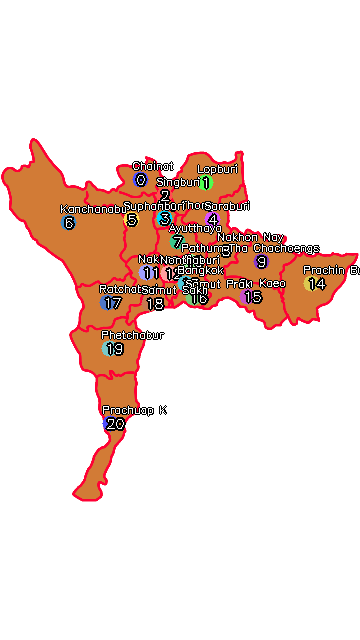
#> input picture scripts/debug_central.png, 360 x 640 px, given in place of thailand-map.png, which was not available
$ python debug_polygons.py
#> lines starting #> are read from the running program, lines starting #| are printed output that depends on the picture; after the words box and inside, x2 and y2 are one past the last pixel; in counts of white or black regions, pixels touching at a corner belong together; pictures that were not available may be replaced by others from this repository, and a replacement may not be noted
"""
Debug script: visualize extracted polygons overlaid on the actual image
This helps verify if the extracted regions match the new map images
"""

import cv2
import numpy as np
import os

# Use absolute path
SCRIPT_DIR = os.path.dirname(os.path.abspath(__file__))
IMG_PATH = os.path.join(SCRIPT_DIR, "..", "public", "thailand-map.png")

# Load image
img = cv2.imread(IMG_PATH)
#> img is the input picture: shape (640, 360, 3); mean B, G, R 217.8, 224.3, 240.9
if img is None:
    print(f"ERROR: Cannot read image at {IMG_PATH}")
    exit(1)

H, W = img.shape[:2]
#> H = 640; W = 360
VW = 100.0
VH = round(100.0 * H / W, 2)
#> VH = 177.8

print(f"Image: {W}x{H}")
#| Image: 360x640
print(f"ViewBox: 0 0 {VW} {VH}\n")
#| ViewBox: 0 0 100.0 177.78

def vb_to_px(vb_x, vb_y):
    """Convert viewBox coordinates to pixel coordinates"""
    px_x = int(vb_x * W / VW)
    px_y = int(vb_y * H / VH)
    return px_x, px_y

# Polygon points from TypeScript (the NEW values we just set)
regions = [
    {
        "id": "central",
        "name": "ภาคกลาง",
        "color": (54, 123, 210),  # BGR format
        "points": "48.82,62.5 45.9,64.03 41.39,62.71 38.54,67.08 35.35,63.33 34.38,64.65 30.9,64.38 31.6,66.81 28.75,68.33 26.32,66.88 22.71,67.43 17.78,60.56 18.12,63.54 13.47,65.42 14.58,70.49 22.36,78.2 25.49,84.65 23.68,89.86 25.28,94.31 27.57,95.77 29.51,105.35 24.24,112.99 25.0,113.89 27.78,113.47 27.36,111.6 33.33,100.28 33.61,86.18 40.14,84.31 44.17,85.35 47.15,83.68 53.06,88.33 55.83,86.53 59.03,87.36 65.9,78.06 57.43,77.92 54.58,74.93 47.22,73.89 46.67,70.7 49.58,69.17"
    },
    {
        "id": "southern",
        "name": "ภาคใต้",
        "color": (131, 30, 13),  # BGR format
        "points": "23.61,113.68 19.65,117.57 16.88,130.7 15.0,132.36 15.21,137.57 13.75,137.64 13.54,145.07 15.28,145.97 15.42,144.31 17.64,143.4 19.03,147.36 22.92,148.47 22.15,150.9 24.79,151.74 26.11,154.79 28.61,156.04 28.19,157.57 30.63,158.2 29.24,161.39 34.86,165.49 35.83,163.27 38.19,165.63 42.71,166.18 43.12,168.47 46.6,168.47 46.39,172.85 44.93,174.03 47.01,175.77 51.11,172.36 52.92,174.1 55.28,173.27 57.43,168.96 50.83,161.74 44.17,161.81 35.56,155.35 34.72,150.97 37.57,153.2 35.76,143.4 32.64,142.22 31.6,133.61 27.92,133.47 26.6,134.86 24.17,133.96 23.12,124.03 24.44,122.57 23.19,121.04 27.64,114.72"
    }
]

# Create overlay image
overlay = img.copy()
debug_img = img.copy()

for region in regions:
    # Parse points
    points_str = region["points"]
    coords = [float(x) for x in points_str.replace(",", " ").split()]

    # Convert to pixel coordinates
    pts_px = []
    for i in range(0, len(coords), 2):
        px_x, px_y = vb_to_px(coords[i], coords[i+1])
        pts_px.append([px_x, px_y])

    pts_array = np.array(pts_px, dtype=np.int32)

    # Draw filled polygon on overlay
    cv2.fillPoly(overlay, [pts_array], region["color"])

    # Draw outline on debug image
    cv2.polylines(debug_img, [pts_array], True, (0, 255, 0), 3)

    # Draw vertices
    for pt in pts_px:
        cv2.circle(debug_img, tuple(pt), 5, (0, 0, 255), -1)

    print(f"✓ Drew {region['name']} with {len(pts_px)} points")
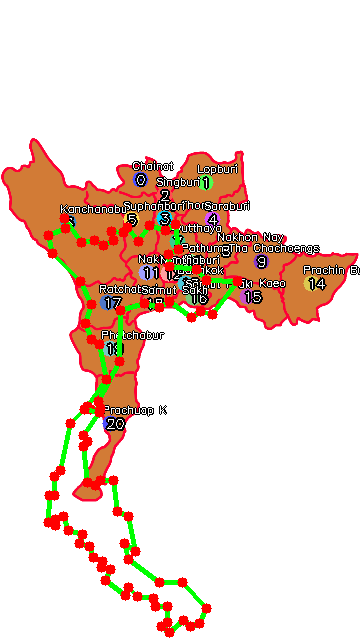
#> debug_img: shape (640, 360, 3); 4.34% of pixels changed, all inside (x1, y1, x2, y2) = (43, 213, 243, 638)
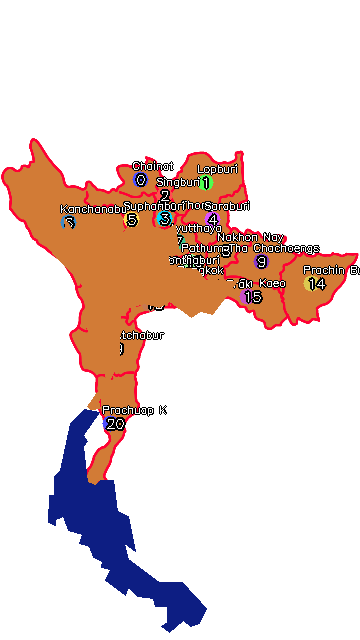
#> overlay: shape (640, 360, 3); 6.29% of pixels changed, all inside (x1, y1, x2, y2) = (48, 218, 238, 633)

# Blend overlay with original
result = cv2.addWeighted(img, 0.6, overlay, 0.4, 0)
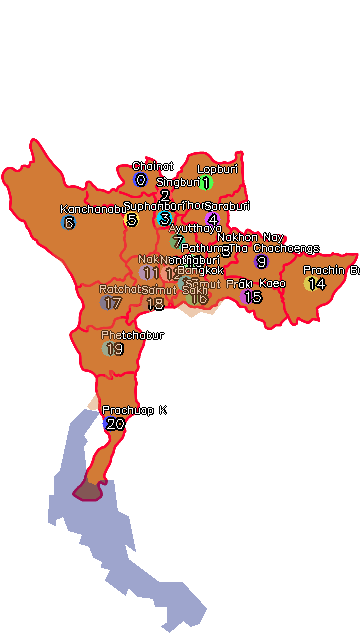
#> result: shape (640, 360, 3); mean B, G, R 215.6, 221.2, 237.5

# Save debug images in the scripts folder
output_blend = os.path.join(SCRIPT_DIR, "debug_polygon_blend.png")
output_outline = os.path.join(SCRIPT_DIR, "debug_polygon_outline.png")

cv2.imwrite(output_blend, result)
cv2.imwrite(output_outline, debug_img)

print(f"\n{'='*70}")
print("DEBUG IMAGES SAVED:")
print(f"  1. {output_blend}")
print(f"     - Shows polygons blended with the map")
print(f"  2. {output_outline}")
print(f"     - Shows polygon outlines and vertices")
print(f"\n✓ Open these images to verify the extracted regions match your new map!")
print("="*70)

$ run again, on scripts/debug_eastern.png
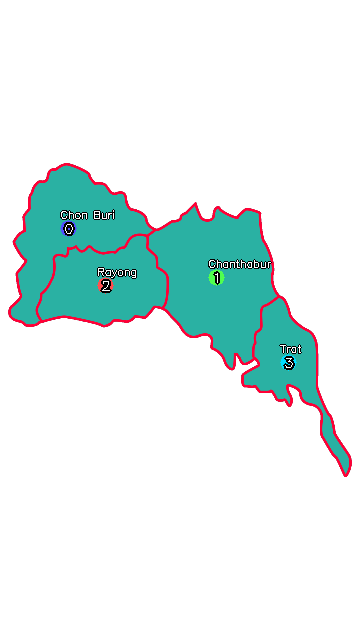
#> input picture scripts/debug_eastern.png, 360 x 640 px, given in place of thailand-map.png, which was not available
#> img is the input picture: shape (640, 360, 3); mean B, G, R 236.7, 237.7, 222.8
#| Image: 360x640
#| ViewBox: 0 0 100.0 177.78
#> after the loop `for region in regions:`:
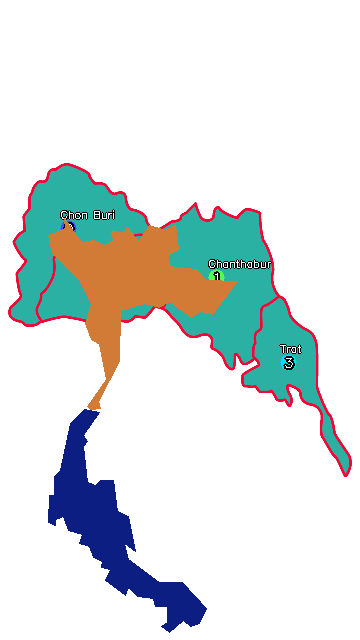
#> overlay: shape (640, 360, 3); 9.2% of pixels changed, all inside (x1, y1, x2, y2) = (48, 218, 238, 633)
#> `result = cv2.addWeighted(img, 0.6, overlay, 0.4, 0)`:
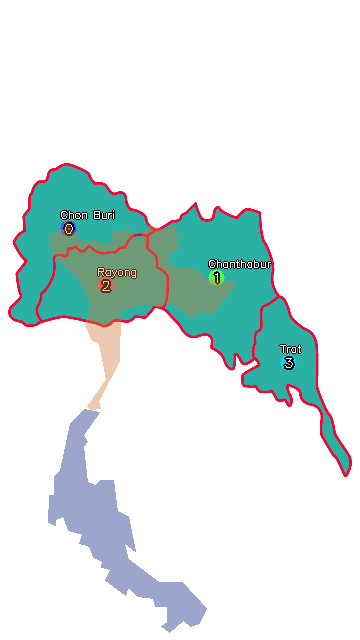
#> result: shape (640, 360, 3); mean B, G, R 232.4, 233, 221.4

$ run again, on scripts/debug_northeastern.png
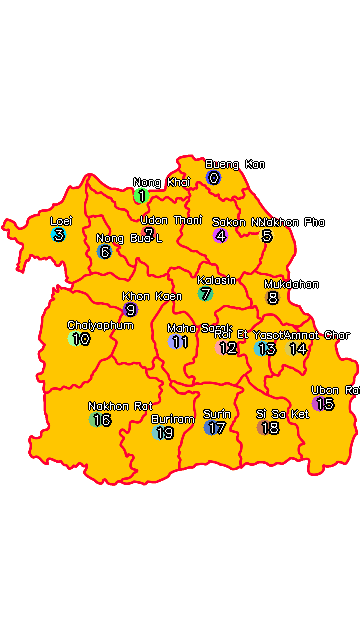
#> input picture scripts/debug_northeastern.png, 360 x 640 px, given in place of thailand-map.png, which was not available
#> img is the input picture: shape (640, 360, 3); mean B, G, R 170.5, 221, 246.5
#| Image: 360x640
#| ViewBox: 0 0 100.0 177.78
#> after the loop `for region in regions:`:
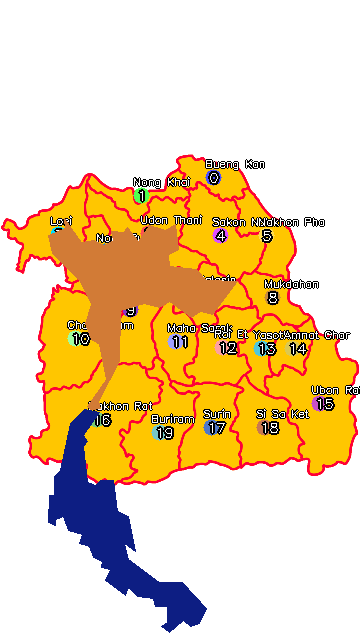
#> overlay: shape (640, 360, 3); 9.2% of pixels changed, all inside (x1, y1, x2, y2) = (48, 218, 238, 633)
#> `result = cv2.addWeighted(img, 0.6, overlay, 0.4, 0)`:
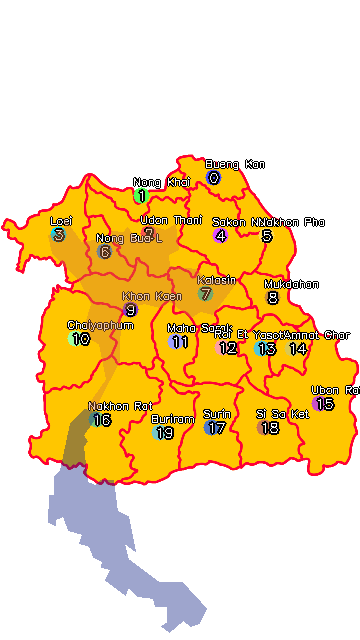
#> result: shape (640, 360, 3); mean B, G, R 169.7, 216.7, 242.2
